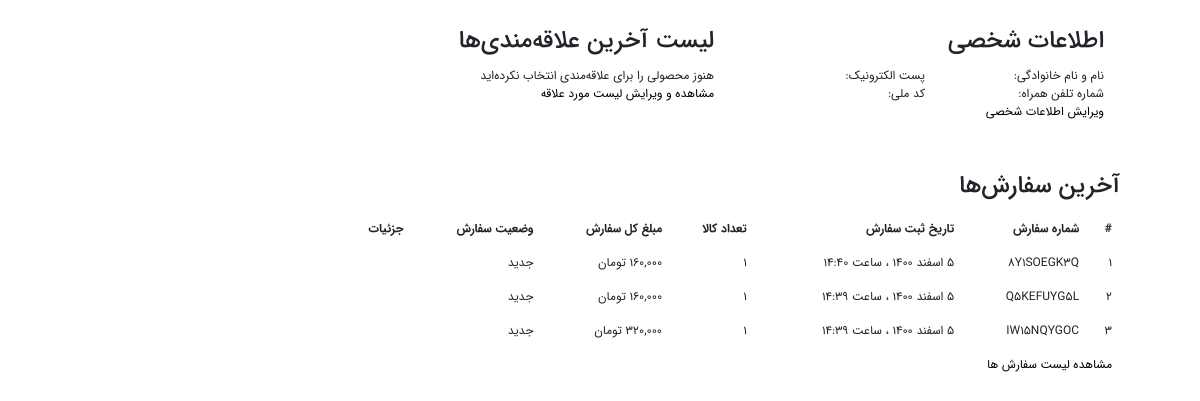
/profile (signed in), run on an earlier commit of the app's database.
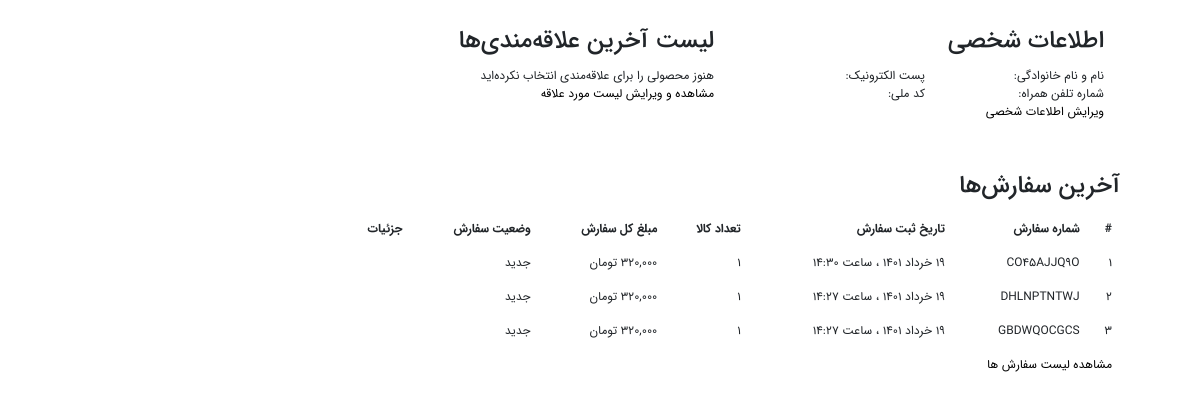
And on a later commit of the database.
### eshop_order/models.py (models this page shows, shortened)
class Order(models.Model):
    STATUS = (
        ('New', 'جدید'),
        ('Accepted', 'تایید سفارش'),
        ('Preparing', 'آماده سازی سفارش'),
        ('OutCompany', 'خروج از مرکز پردازش'),
        ('InPostOffice', 'تحویل به پست'),
        ('OnShipping', 'مرکز مبادلات پست'),
        ('Arrive', 'تحویل به مشتری'),
        ('Canceled', 'لغو شده'),
    )
    PAY_WAY = (
        ('online', 'پرداخت آنلاین'),
        ('creditCard', 'کیف پول اعتباری')
    )
    user = models.ForeignKey(User, on_delete=models.SET_NULL, null=True, verbose_name='کاربر')
    code = models.CharField(max_length=10, editable=False, verbose_name='کد سفارش')
    address_full_name = models.CharField(blank=True, max_length=60, verbose_name='نام و نام خانوادگی')
    address_phone = models.CharField(blank=True, max_length=20, verbose_name='تلفن')
    address_ostsn = models.CharField(blank=True, max_length=20, verbose_name='استان')
    address_city = models.CharField(blank=True, max_length=20, verbose_name='شهر')
    address_address = models.CharField(blank=True, max_length=150, verbose_name='آدرس پستی')
    address_post_code = models.IntegerField(blank=True, verbose_name='کد پستی', null=True)
    post_way = models.ForeignKey(PostWay, on_delete=models.SET_NULL, null=True, verbose_name='نحوه ارسال')
    pay_way = models.CharField(max_length=50, choices=PAY_WAY, default='online', verbose_name='نحوه پرداخت')
    total_products = models.IntegerField(blank=True, verbose_name='مبلغ کل محصولات')
    total_products_takhfif = models.IntegerField(blank=True, verbose_name='مبلغ کل محصولات بعد از کد تخفیف')
    coupon = models.CharField(blank=True, null=True, max_length=50, verbose_name='کد تخفیف')
    coupon_takhfif = models.IntegerField(blank=True, null=True, verbose_name='کسر مبلغ حاصل از کد تخفیف')
    total = models.IntegerField(blank=True, verbose_name='مبلغ قابل پرداخت')
    amount = models.IntegerField(blank=True, verbose_name='جمع تعداد کل سفارشات')
    status = models.CharField(max_length=30, choices=STATUS, default='New', verbose_name='وضعیت')
    ip = models.CharField(blank=True, max_length=20, verbose_name='آی‌پی')
    admin_note = models.CharField(blank=True, max_length=100, verbose_name='یادداشت ادمین')
    create_at = models.DateTimeField(auto_now_add=True, verbose_name='ایجاد شده')
    update_at = models.DateTimeField(auto_now=True, verbose_name='آخرین آپدیت')
    class Meta:
        verbose_name = 'سفارش'
        verbose_name_plural = 'سفارشات'
    def user_name(self):
        return self.user.first_name + ' ' + self.user.last_name + ' ( ' + self.user.username + ' ) '
    user_name.short_description = 'نام کاربری'
    def total_th(self):
        return f"{self.total:,}"
    total_th.short_description = 'مبلغ کل'
    def post_w(self):
        if self.post_way :
            return self.post_way.way
    post_w.short_description = 'نحوه ارسال'
    def post_p(self):
        if self.post_way :
            return f"{self.post_way.price:,}"
    post_p.short_description = 'هزینه ارسال'
    def j_create_at(self):
        return jalali_converter(self.create_at)
    j_create_at.short_description = 'زمان ارسال'
    def j_update_at(self):
        return jalali_converter(self.update_at)
    j_update_at.short_description = 'آخرین آپدیت'

### eshop_account/views.py (the view)
# urls.py: path('profile', profile_page, name='profile_page'),
@login_required(login_url='/login')
def profile_page(request):
    current_user = request.user
    profile = UserProfile.objects.filter(user__username=current_user).first()
    orders = Order.objects.filter(user_id=current_user.id).order_by('-id')[:3]
    favourites = Product.objects.filter(favourite=request.user, status=True).order_by('-id')[:3]
    context = {
        'current_user': current_user,
        'profile': profile,
        'orders': orders,
        'favourites': favourites
    }
    return render(request, 'account/profile.html', context)

### extensions/jalali.py (called while the page is built)
    def persian_tuple(self):
        return self.persian_year, self.persian_month, self.persian_day

### extensions/utils.py (called while the page is built)
def persian_number_converter(mystr):
    number = {
        '1': '۱',
        '2': '۲',
        '3': '۳',
        '4': '۴',
        '5': '۵',
        '6': '۶',
        '7': '۷',
        '8': '۸',
        '9': '۹',
        '0': '۰',
    }
    for e, p in number.items():
        mystr = mystr.replace(e, p)
    return mystr

def jalali_converter(time):
    jmonth = ['فرودین', 'اردیبهشت', 'خرداد', 'تیر', 'مرداد', 'شهریور', 'مهر', 'آبان', 'آذر', 'دی', 'بهمن', 'اسفند', ]
    time = timezone.localtime(time)
    time_to_string = '{},{},{}'.format(time.year, time.month, time.day)
    time_to_tuple = jalali.Gregorian(time_to_string).persian_tuple()
    time_to_list = list(time_to_tuple)
    for index, month in enumerate(jmonth):
        if time_to_list[1] == index + 1:
            time_to_list[1] = month
            break
    output = '{} {} {} ، ساعت {}:{}'.format(
        time_to_list[2],
        time_to_list[1],
        time_to_list[0],
        time.hour,
        time.minute,
    )
    return persian_number_converter(output)

### eshop_account/templates/account/profile.html (shortened to what the changed rows need)
{% extends 'shared/_MainLayout.html' %}
{% load static %}
{% load render_partial %}
{% load humanize %}
{% block header_ref %}
    <link rel="stylesheet" href="{% static 'css/vendor/nouislider.min.css' %}">
{% endblock %}
{% block content %}
    <main class="main-content dt-sl mt-4 mb-3" style="transform: none;">
        <div class="container main-container" style="transform: none;">
            <div class="row" style="transform: none;">
                <div class="col-xl-9 col-lg-8 col-md-8 col-sm-12">
                    <div class="row">
                        <div class="col-xl-6 col-lg-12">
                            <div class="px-3">
                                <div class="section-title text-sm-title title-wide mb-1 no-after-title-wide dt-sl mb-2">
                                    <h2>اطلاعات شخصی</h2>
                                </div>
                            </div>
                        </div>
                        <div class="col-xl-6 col-lg-12">
                            <div class="px-3">
                                <div class="section-title text-sm-title title-wide mb-1 no-after-title-wide dt-sl mb-2">
                                    <h2>لیست آخرین علاقه‌مندی‌ها</h2>
                                </div>
                            </div>
                        </div>
                    </div>
                    <div class="row mt-5">
                        <div class="col-12">
                            <div class="section-title text-sm-title title-wide mb-1 no-after-title-wide dt-sl mb-2 px-res-1">
                                <h2>آخرین سفارش‌ها</h2>
                            </div>
                            <div class="dt-sl">
                                <div class="table-responsive">
                                    <table class="table table-order">
                                        <thead>
                                        <tr>
                                            <th>#</th>
                                            <th>شماره سفارش</th>
                                            <th>تاریخ ثبت سفارش</th>
                                            <th>تعداد کالا</th>
                                            <th>مبلغ کل سفارش</th>
                                            <th>وضعیت سفارش</th>
                                            <th>جزئیات</th>
                                        </tr>
                                        </thead>
                                        <tbody>
                                        {% for order in orders %}
                                            <tr>
                                                <td>{{ forloop.counter }}</td>
                                                <td>{{ order.code }}</td>
                                                <td>{{ order.j_create_at}}</td>
                                                <td>{{ order.amount }}</td>
                                                <td>{{ order.total|intcomma:False }} تومان</td>
                                                <td>{{ order.get_status_display }}</td>
                                                <td class="details-link">
                                                </td>
                                            </tr>
                                        {% endfor %}
                                        </tbody>
                                    </table>
                                </div>
                            </div>
                        </div>
                    </div>
                </div>
            </div>
        </div>
    </main>
{% endblock %}

What changed in the data, as far as the page shows it:
no longer on this page (row unchanged): Order: code "8Y1SOEGK3Q", j_create_at "۵ اسفند ۱۴۰۰ ، ساعت ۱۴:۴۰", amount "1", total "160,000", status "جدید"
no longer on this page (row unchanged): Order: code "Q5KEFUYG5L", j_create_at "۵ اسفند ۱۴۰۰ ، ساعت ۱۴:۳۹", amount "1", total "160,000", status "جدید"
no longer on this page (row unchanged): Order: code "IW15NQYGOC", j_create_at "۵ اسفند ۱۴۰۰ ، ساعت ۱۴:۳۹", amount "1", total "320,000", status "جدید"
added Order: code "CO45AJJQ9O", j_create_at "۱۹ خرداد ۱۴۰۱ ، ساعت ۱۴:۳۰", amount "1", status "جدید"
added Order: code "DHLNPTNTWJ", j_create_at "۱۹ خرداد ۱۴۰۱ ، ساعت ۱۴:۲۷", amount "1", status "جدید"
added Order: code "GBDWQOCGCS", j_create_at "۱۹ خرداد ۱۴۰۱ ، ساعت ۱۴:۲۷", amount "1", status "جدید"
